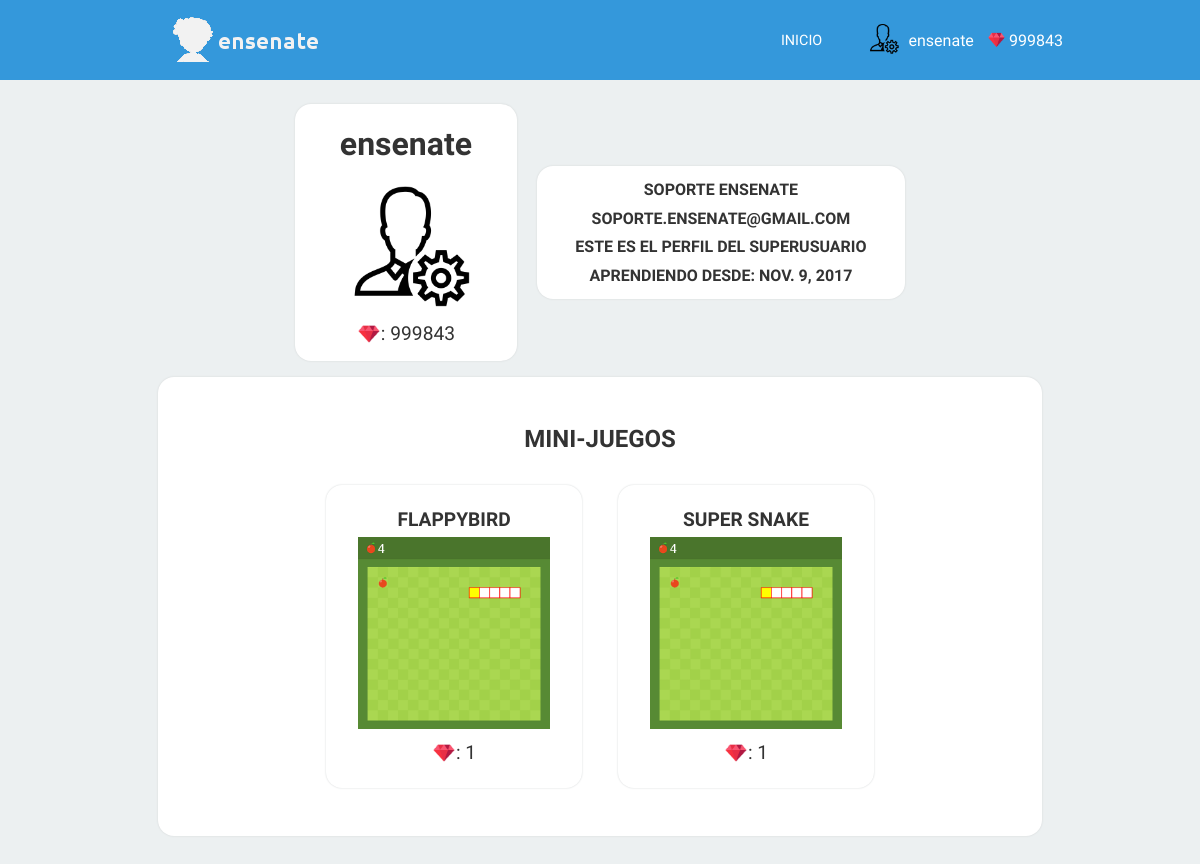
The app's page /perfil/ (signed in) with its own data.
### usuarios/models.py (models this page shows)
class User(AbstractUser):
	biografia = models.CharField(max_length=255, blank=True, default='',null=False)
	nivel = models.PositiveIntegerField(default=0)
	gemas = models.PositiveIntegerField(default=0)
	fecha_inicio = models.DateField(default=timezone.now)
	image = models.ImageField(upload_to='usuarios/perfiles/', default='usuarios/default/perfil.png')
	cargar_datos = models.BooleanField(default=False)

### dashboard/views.py (the view)
# urls.py: url(r'^perfil/$', dashboard.perfil, name='perfil' ),
@login_required
def perfil(request):
	template = 'dashboard/perfil.html'
	bloqueado = True
	if request.user.gemas > 0:
		bloqueado = False
	return render(request, template, {'bloqueado':bloqueado,})

### templates/dashboard/perfil.html (shortened to what this page needs)
{% extends 'bases/base.html' %}
{% load staticfiles %}
{% block static %}
	<link rel="stylesheet" href="{% static 'css/perfil.css' %}">
{% endblock %}
{% block body %}
{% include 'bases/nav-user.html' %}
	<div class="contenedor">
		<div class="burbuja-invisible">
			<div class="burbuja-visible">
				<div class="username">{{request.user.username}}</div>
				<div class="user-image">
					<img src="{{ request.user.image.url}}" alt="imagen de perfil">
				</div>
				<div class="user-gem"><img src="{% static 'img/gem.png' %}" alt="gemas">: {{ request.user.gemas}}  </div>
			</div>
			<div class="burbuja-visible">
				<div class="user-nombres">{{ request.user.first_name }} {{ request.user.last_name }}</div>
				<div class="user-nombres">{{ request.user.email }}</div>
				<div class="biografia" >{{ request.user.biografia }}</div>
				<div class="aprendiendo" >Aprendiendo desde: {{ request.user.fecha_inicio}}</div>
			</div>
		</div>
		<div class="burbuja-visible burbuja-juegos">
			<div class="juegos">
				<h3>mini-juegos</h3>
				<div class="burbuja-juego">
					<h4>Flappybird</h4>
					{% if not bloqueado %}
						<a href="{% url 'juego' nombre_juego='flappybird' %}">
					{% else %}
						<span>
					{% endif %}
						<img class ="cover" src="{% static 'img/juegos/flappy/cover.png' %}" alt="flappybird">
					{% if not bloqueado %}
						</a>
					{% else %}
						</span>
					{% endif %}
					{% if not bloqueado %}
						<div class="user-gem costo-gema"><img src="{% static 'img/gem.png' %}" alt="gemas">: 1  </div>
					{% else %}
						<h4>BLOQUEADO</h4>
					{% endif %}
				</div>
				<div class="burbuja-juego">
					<h4>Super Snake</h4>
					{% if not bloqueado %}
						<a href="{% url 'juego' nombre_juego='snake' %}">
					{% else %}
						<span>
					{% endif %}
						<img class="cover" src="{% static 'img/juegos/snake/cover.png' %}" alt="supersnake">
					{% if not bloqueado %}
						</a>
					{% else %}
						</span>
					{% endif %}
					{% if not bloqueado %}
						<div class="user-gem costo-gema"><img src="{% static 'img/gem.png' %}" alt="gemas">: 1  </div>
					{% else %}
						<h4>BLOQUEADO</h4>
					{% endif %}
				</div>
			</div>
		</div>
		</div>
{% endblock %}

### templates/bases/nav-user.html (shortened to what this page needs)
{% load staticfiles %}
<header>
	<div class="contenedor">
		<div class="navegacion">
			<div class="enlaces-izquierda">
					<a  class="titulo-principal" href="{% if request.user.is_authenticated %} {% url 'dashboard' %} {% else %}{% url 'inicio' %} {% endif %}"><img src="{% static 'img/logo-sesion.png' %}" alt=""></a>
			</div>
			<div class="enlaces-derecha usuario-activo">
					<a href="{% url 'dashboard' %}" class=" menu_inicio" >Inicio</a>
					<ul class="navegacion_perfil">
						<li class="li-principal">
						<div class="datos-usuario">
							<span><img class="pic_perfil" src="{{user.image.url}}" alt="" width="48px" height="48px"></span>
							<span class="usuario" >{{user.username}}</span>
							<span class="gem"> <img src="{% static 'img/gem.png' %}" alt=""> {{ user.gemas }}</span>
						</div>
						</li>
					</ul>
			</div>
		</div>
	</div>
</header>

### static/css/perfil.css (style rules this page uses)
.burbuja-invisible { width: 70%; margin: 6em auto 0em; display: flex; justify-content: space-around; align-items: center; }
.username, .user-gem,.user-image, .user-nombres, .aprendiendo, .biografia { text-align: center; text-transform: uppercase; font-weight: bold; padding: .2em; margin:0.2em; color: #333; }
.username { font-size: 2em; }
.user-image > img { width: 8em; height: 8em; max-width: 10em; max-height: 10em; }
.user-gem { font-size: 1.2rem; font-weight: normal; display: flex; justify-content: center; height: 1.5rem; }
.username { text-transform: lowercase; }
.burbuja-visible { background: white; padding: 0.5rem 2rem; border-radius: 1rem; box-shadow: 0 0 2px #d0d3d4; margin: 0.5rem; }
.burbuja-juegos { text-align: center; margin-bottom: 4em; padding: 2rem; }
.juegos> h3 { font-size: 1.5rem; color: #333; text-transform: uppercase; padding: 1rem; }
.burbuja-juego { padding: 1rem 2rem; margin: 1rem; display: inline-block; border-radius: 1rem; box-shadow: 0 0 2px #d0d3d4; }
h4 { text-transform: uppercase; padding: 0.2rem; display: block; font-size: 1.2rem; font-weight: bold; color: #333; margin: 0.2rem; }
.cover { width: 12rem; height: 12rem; }
.costo-gema { color: #333; }

### static/css/base/base.css (style rules this page uses)
* { margin: 0; padding: 0; font-family: 'Ubuntu', sans-serif; transition: all; transition-delay: 0.3s; transition-duration: 0.3s; }
.contenedor { width: 75%; margin: auto; }

### static/css/base/nav.css (style rules this page uses)
@media screen and (min-width: 1000px) { .navegacion .enlaces-derecha .menu_inicio { padding: .3em 1.5em; } }
header { width: 100%; background: #FFF; position: fixed; top: 0; left: 0; z-index: 100; box-shadow: 0px 0px 5px #333 ; }
.navegacion { height: 5em; display: flex; align-items: center; justify-content: space-between; }
.navegacion .enlaces-izquierda, .navegacion .enlaces-derecha { margin: 5px; padding: 2px; }
.navegacion .enlaces-derecha .menu_inicio { background: none; text-align: center; text-transform: uppercase; font-size: .9rem; text-decoration: none; color: #333; cursor: pointer }

### static/css/dashboard.css (style rules this page uses)
header { background: #3498db; box-shadow: none; }
body { background: #ecf0f1; }
.usuario-activo { display: flex; align-items: center; }
.enlaces-derecha > a, .enlaces-derecha > ul { margin: 0.5em; }
.navegacion_perfil { display: inline-block; list-style: none; width: 11em; max-width: 11em; }
.datos-usuario { display: flex; align-items: center; }
.datos-usuario > span { color: white; margin: .2em; padding: 0.1em; }
.datos-usuario > span > .pic_perfil { width: 2em; height: 2em; }
.navegacion_perfil > .li-principal { list-style: none; padding: 0.2em }
.navegacion .enlaces-derecha .menu_inicio { color: white; }
.burbuja-invisible { margin: 6em auto; }
.gem { display: flex; align-items: center; }
.gem > img { width: 1.2rem; height: 1.2rem; margin: auto 0.2rem; }

### records on screen
User: image (picture), username "ensenate", gemas "999843", user.username "ensenate", user.image (picture), user.gemas "999843", user.first_name "SOPORTE", user.last_name "ENSENATE", user.email "SOPORTE.ENSENATE@GMAIL.COM", user.biografia "ESTE ES EL PERFIL DEL SUPERUSUARIO", user.fecha_inicio "NOV. 9, 2017"
